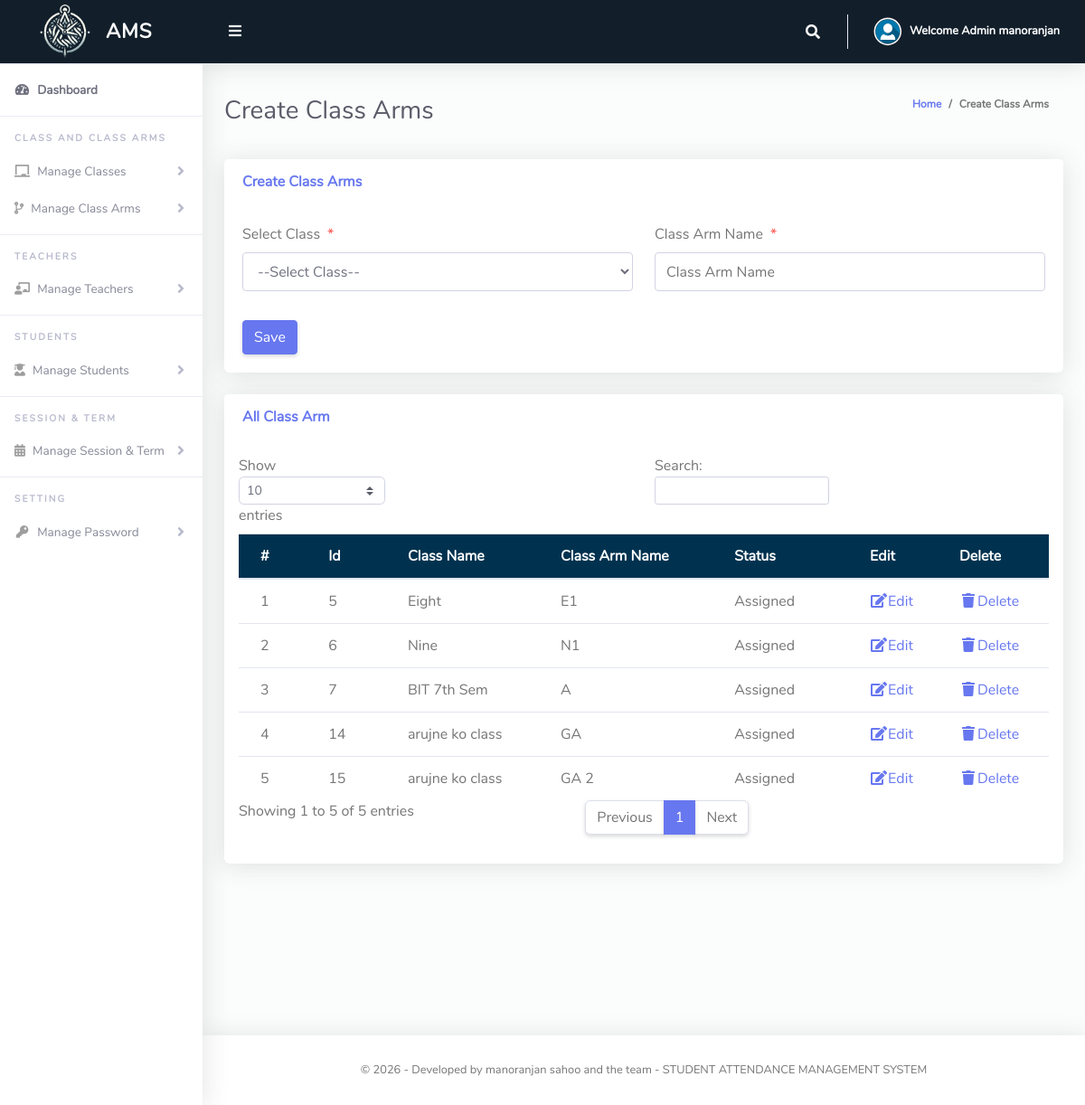
/Admin/createClassArms.php (signed in), run on the app's committed database.
### tables this page shows
CREATE TABLE `tblclassarms` (
  `Id` int(10) NOT NULL,
  `classId` varchar(10) NOT NULL,
  `classArmName` varchar(255) NOT NULL,
  `isAssigned` varchar(10) NOT NULL
);

CREATE TABLE `tblclass` (
  `Id` int(10) NOT NULL,
  `className` varchar(255) NOT NULL
);

### Admin/createClassArms.php (the view, shortened to what this page needs)
<?php
include '../Includes/dbcon.php';
?>
<!DOCTYPE html>
<html lang="en">
<head>
  <link href="../vendor/fontawesome-free/css/all.min.css" rel="stylesheet" type="text/css">
  <link href="../vendor/bootstrap/css/bootstrap.min.css" rel="stylesheet" type="text/css">
  <link href="css/ruang-admin.min.css" rel="stylesheet">
</head>
<body id="page-top">
  <div id="wrapper">
    <?php include "Includes/sidebar.php"; ?>
    <div id="content-wrapper" class="d-flex flex-column">
      <div id="content">
        <?php include "Includes/topbar.php"; ?>
        <div class="container-fluid" id="container-wrapper">
          <div class="d-sm-flex align-items-center justify-content-between mb-4">
            <h1 class="h3 mb-0 text-gray-800">Create Class Arms</h1>
            <ol class="breadcrumb">
              <li class="breadcrumb-item"><a href="./">Home</a></li>
              <li class="breadcrumb-item active" aria-current="page">Create Class Arms</li>
            </ol>
          </div>
          <div class="row">
            <div class="col-lg-12">
              <div class="card mb-4">
                <div class="card-header py-3 d-flex flex-row align-items-center justify-content-between">
                  <h6 class="m-0 font-weight-bold text-primary">Create Class Arms</h6>
                </div>
                <div class="card-body">
                  <form method="post">
                    <div class="form-group row mb-3">
                      <div class="col-xl-6">
                        <label class="form-control-label">Select Class<span class="text-danger ml-2">*</span></label>
                        <?php
                        $qry = "SELECT * FROM tblclass ORDER BY className ASC";
                        $result = $conn->query($qry);
                        $num = $result->num_rows;
                        if ($num > 0) {
                          echo ' <select required name="classId" class="form-control mb-3">';
                          echo '<option value="">--Select Class--</option>';
                          echo '</select>';
                        }
                        ?>
                      </div>
                      <div class="col-xl-6">
                        <label class="form-control-label">Class Arm Name<span class="text-danger ml-2">*</span></label>
                        <input type="text" class="form-control" name="classArmName" value="<?php echo $row['classArmName']; ?>" id="exampleInputFirstName" placeholder="Class Arm Name">
                      </div>
                    </div>
                    <?php
                    if (isset($Id)) {
                    ?>
                      <button type="submit" name="update" class="btn btn-warning">Update</button>
                      &nbsp;&nbsp;&nbsp;&nbsp;&nbsp;&nbsp;&nbsp;&nbsp;&nbsp;&nbsp;
                    <?php
                    } else {
                    ?>
                      <button type="submit" name="save" class="btn btn-primary">Save</button>
                    <?php
                    }
                    ?>
                  </form>
                </div>
              </div>
              <div class="row">
                <div class="col-lg-12">
                  <div class="card mb-4">
                    <div class="card-header py-3 d-flex flex-row align-items-center justify-content-between">
                      <h6 class="m-0 font-weight-bold text-primary">All Class Arm</h6>
                    </div>
                    <div class="table-responsive p-3">
                      <table class="table align-items-center table-flush table-hover" id="dataTableHover">
                        <thead class="thead-light">
                          <tr>
                            <th>#</th>
                            <th>Id</th>
                            <th>Class Name</th>
                            <th>Class Arm Name</th>
                            <th>Status</th>
                            <th>Edit</th>
                            <th>Delete</th>
                          </tr>
                        </thead>
                        <tbody>
                          <?php
                          $query = "SELECT tblclassarms.Id,tblclassarms.isAssigned,tblclass.className,tblclassarms.classArmName
                      FROM tblclassarms
                      INNER JOIN tblclass ON tblclass.Id = tblclassarms.classId";
                          $rs = $conn->query($query);
                          $num = $rs->num_rows;
                          $sn = 0;
                          $status = "";
                          if ($num > 0) {
                            while ($rows = $rs->fetch_assoc()) {
                              if ($rows['isAssigned'] == '1') {
                                $status = "Assigned";
                              } else {
                                $status = "UnAssigned";
                              }
                              $sn = $sn + 1;
                              echo "
                              <tr>
                                <td>" . $sn . "</td>
                                <td>" . $rows['Id'] . "</td>
                                <td>" . $rows['className'] . "</td>
                                <td>" . $rows['classArmName'] . "</td>
                                <td>" . $status . "</td>
                                <td><a href='?action=edit&Id=" . $rows['Id'] . "'><i class='fas fa-fw fa-edit'></i>Edit</a></td>
                                <td><a href='?action=delete&Id=" . $rows['Id'] . "'><i class='fas fa-fw fa-trash'></i>Delete</a></td>
                              </tr>";
                            }
                          } else {
                            echo
                            "<div class='alert alert-danger' role='alert'>
                            No Record Found!
                            </div>";
                          }
                          ?>
                        </tbody>
                      </table>
                    </div>
                  </div>
                </div>
              </div>
            </div>
          </div>
        </div>
        <?php include "Includes/footer.php"; ?>
      </div>
    </div>
</body>
</html>

### Admin/Includes/topbar.php (shortened to what this page needs)
<?php
  $query = "SELECT * FROM tbladmin WHERE Id = ".$_SESSION['userId']."";
  $rs = $conn->query($query);
  $rows = $rs->fetch_assoc();
  $FName = $rows['firstName'];
?>
<nav class="navbar navbar-expand navbar-light  topbar mb-4 static-top" style="background-color: #121F2B;">
          <button id="sidebarToggleTop" class="btn btn-link rounded-circle mr-3">
            <i class="fa fa-bars"></i>
          </button>
          <ul class="navbar-nav ml-auto">
            <li class="nav-item dropdown no-arrow">
              <a class="nav-link dropdown-toggle" href="#" id="searchDropdown" role="button" data-toggle="dropdown"
                aria-haspopup="true" aria-expanded="false">
                <i class="fas fa-search fa-fw"></i>
              </a>
            </li>
            <li class="nav-item dropdown no-arrow">
              <a class="nav-link dropdown-toggle" href="#" id="userDropdown" role="button" data-toggle="dropdown"
                aria-haspopup="true" aria-expanded="false">
                <img class="img-profile rounded-circle border-0 " src="img/user.svg" style="max-width: 60px">
                <span class="ml-2 d-none d-lg-inline text-white small"><b>Welcome Admin <?php echo $FName;?></b></span>
              </a>
            </li>
          </ul>
        </nav>

### data on the page
tblclassarms: Id "5", classId.className "Eight", classArmName "E1", isAssigned "Assigned"
tblclassarms: Id "6", classId.className "Nine", classArmName "N1", isAssigned "Assigned"
tblclassarms: Id "7", classId.className "BIT 7th Sem", classArmName "A", isAssigned "Assigned"
tblclassarms: Id "14", classId.className "arujne ko class", classArmName "GA", isAssigned "Assigned"
tblclassarms: Id "15", classId.className "arujne ko class", classArmName "GA 2", isAssigned "Assigned"

### other printed values
$FName "manoranjan"
